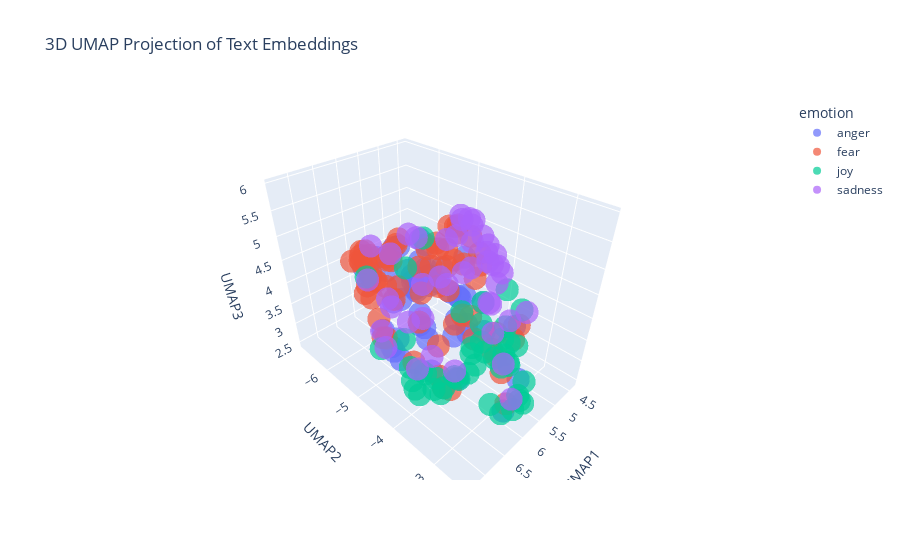

Notebook code for this chart:
### Markdown cell above
---
##### <a id='toc1_5_8_1_1_'></a>[**>>> Exercise 4 (Take home):**](#toc0_)

Apply UMAP to the same embeddings to reduce the dimensionality to 3D vectors and plot the 3D graph, discuss the differences and similarities with the 2D graph.

### Code cell
X_embeddings = np.array(combined_df['embeddings_values'].tolist())

reducer_3d = umap.UMAP(n_components=3, metric='cosine', random_state=28) 
embedding_3d = reducer_3d.fit_transform(X_embeddings)

df_plot_3d = pd.DataFrame(embedding_3d, columns=['UMAP1', 'UMAP2', 'UMAP3'])
df_plot_3d['emotion'] = combined_df['emotion']
df_plot_3d['intensity'] = combined_df['intensity']
df_plot_3d['text'] = combined_df['text']

# --- KEY CHANGE 3: Use scatter_3d for plotting ---
fig = px.scatter_3d(
    df_plot_3d,
    x='UMAP1',
    y='UMAP2',
    z='UMAP3',
    color='emotion',        # Color points by the 'emotion' column
    hover_data=['text', 'intensity'],
    title='3D UMAP Projection of Text Embeddings',
    opacity=0.7,            # Helps with visualization when points overlap
    size_max=5              # Adjust point size if necessary
)

fig.show()

### Figure 1 — Plotly figure (JSON) as saved in the notebook; plotly's stock layout.template omitted (floating-point values rounded to 4 significant figures)
{"data": [{"customdata": [["@WatcherDev @WarcraftDevs put so much artefact points into fury and cant raid... literally wasted 1 month of my life! Thanks blizzard", 0.667], ["A little nose irritation and a little more chills on my body. I'm so not into flu, into flu, into flu #FallSongs", 0.542], ["and apparently he's supposed to have a Scottish accent??? I'm #offended", 0.562], ["Grateful for all the hungry people in my life! Hungry to learn, change, grow, help, etc - not sure anybody has it better! #relentless", 0.167], ["snap music kept me from running into traffic 2005-2007.", 0.333], ["Bloods boiling", 0.708], ["I mean I'm not done watching the pilot, but it's nice to see a group of actors perform without story lines dripping relentless nihilism.", 0.458], ["@EagleGiles23 @tgilmore_92 what I miss? ", 0.146], ["@ggreenwald Smh, remove ideologically bankrupt and opportunistic establishment now. They're burning all bridges and social contracts. #anger", 0.688], ["@cineworld 'Congratulations your Free 1 month has been activated' Then charges £34.80 the same month. Absolutely furious 😡", 0.667], ["@CharlotteBnntt that's the joke. I know it's incense", 0.222], ["@alyssasimpson21 I gave up KENDRICK LAMAR to eat barbecue with him. ", 0.417], ["I got fever highs\\nI got boiling blood", 0.646], ["#My #blood is so #bitter for satan to test #becouse #cleanse by the #blood of #Jesus christ....#amen.", 0.543], ["@StutteringGiant at least his character in fast and furious pumped some adrenaline into the franchise. But that's about it", 0.333], ["sorry im so #bitter i just. i either want a pure ur or literally any card from the sets i like but every time i draw for the sets i like&gt;", 0.562], ["@djddueces jojo at 12:30 and not midnight lets rage WRYYYYYY", 0.542], ["the bee sting still suck i feel sick", 0.479], ["Bloody parking ticket 😒💸 #fuming", 0.792], ["@pianimadi regarde tes snap", 0.312], ["Paul forever. Paul should have won! Paul played such a better game! #BB18 #angry", 0.466], ["@Slippus @PureGym  yeah I received a fine today which I am furious about, currently appealing it after being a member for so long...", 0.646], ["@brendancoots where's your outrage that your party nominated a lying, corrupt person? And received donations from nations who support terror", 0.766], ["@Ms_HeartAttack peanut butter takes away the sting", 0.188], ["you know cyran still hasn't done makeup based on jeongguk's tiddy like i suggested and i'm #offended", 0.479], ["Fake people irritate me", 0.562], ["guys irritate me", 0.542], ["@jaybusbee Well, not Archie. No offense but he's kinda old.", 0.396], ["You complain all the time and then wonder why people never want to see you. You acc rile me up. Stfuuu!!!!", 0.708], ["@tmz @HarveyLevinTMZ   Hell hath no fury like a women scorned.    It's the affair.  Not the parenting", 0.667], ["don't give someone power by letting their words offend you", 0.333], ["@DRUDGE_REPORT @FoxNews good thing the FBI didn't offend them!", 0.479], ["streets of rage 2 was hard to find for a while and then Itunes stepped in and the guys doing the vinyl \\nmade it so simple", 0.458], ["So I wished my sis 12 midnight but received no reply from her. My 2nd sis JUST wished her, got a reply. You know who's the fav #offended", 0.479], ["So Rangers v Celtic ll ", 0.229], ["@RegalisAzura \\ngrasp the cobalt woman's own; which they did fairly easily. Fair cheeks would ignite into a fiery hue. Warm.. was the only", 0.438], ["@JasonMillerinDC @realDonaldTrump Prudence suggests that a 8+% bump over 2-3 weeks should be viewed with SKEPTICISM. Media/HRC axis ", 0.5], ["How is it suppose to work if you do that? Wtf dude? Thanks for pissing me off. #furious", 0.833], ["@TrevorHMoore @paget_old In Scotland, the right-wingers are the most rabid anti-nationalists. Socialists are mostly in favour.", 0.604], ["Sting is just too damn earnest for early morning listening. #sting", 0.446], ["I think our defense here at USC is playing well, we just need to fix a few things on offense and we can win the PAC 12 this year'", 0.25], ["@marcavis @AntisocialJW2 I've always been fiery, but never radical.", 0.438], ["@fluffysoftlouis no no. I insist that you give me your best insult first", 0.562], ["Ananya just grabbed a bible, opened it, started reading, and then said 'where do they talk about burning people?'", 0.417], ["Anger, resentment, and hatred are the destroyer of your fortune today.", 0.396], ["I wouldn't have #anger issues.....if she didn't have #lying issues.....think about that one. #pow #lies #confusion", 0.5], ["@Yoshi_OnoChin can you please not have Canadian players play US players, that lag  is atrocious. #fixthisgame #trash #sfvrefund ", 0.646], ["#oow16 #sting decent new song", 0.125]], "hovertemplate": "emotion=anger<br>UMAP1=%{x}<br>UMAP2=%{y}<br>UMAP3=%{z}<br>text=%{customdata[0]}<br>intensity=%{customdata[1]}<extra></extra>", "legendgroup": "anger", "marker": {"color": "#636efa", "opacity": 0.7, "symbol": "circle"}, "mode": "markers", "name": "anger", "scene": "scene", "showlegend": true, "type": "scatter3d", "x": [4.856, 4.56, 5.854, 6.798, 5.103, 4.842, 5.15, 6.521, 5.769, 4.519, 6.228, 6.405, 4.607, 4.637, 7.003, 4.673, 5.484, 4.853, 4.677, 5.362, 5.075, 4.464, 6.369, 5.398, 5.424, 4.864, 4.724, 6.488, 4.778, 5.46, 5.554, 6.285, 4.948, 5.214, 6.519, 5.48, 6.51, 4.974, 6.161, 5.113, 5.815, 5.793, 5.701, 5.853, 4.734, 5.006, 4.862, 6.397], "y": [-6.678, -4.461, -5.506, -3.131, -4.412, -5.717, -3.285, -4.991, -6.012, -6.34, -4.278, -4.93, -5.038, -5.303, -4.646, -4.911, -5.372, -4.71, -6.202, -4.515, -6.006, -6.218, -5.928, -4.431, -5.513, -5.807, -5.477, -5.099, -5.806, -6.048, -5.397, -5.627, -4.085, -5.468, -4.856, -2.86, -5.537, -6.268, -5.37, -4.651, -3.793, -5.028, -4.915, -2.848, -5.557, -6.096, -6.837, -4.268], "z": [3.883, 3.342, 3.555, 3.765, 3.116, 3.295, 3.758, 2.942, 3.969, 4.06, 2.714, 2.683, 3.174, 3.225, 3.962, 4.282, 2.767, 3.545, 3.629, 2.906, 3.369, 3.951, 4.354, 3.407, 3.539, 3.699, 3.808, 2.966, 3.472, 3.386, 3.723, 4.654, 3.035, 3.864, 3.342, 2.987, 4.382, 3.493, 3.729, 3.683, 3.699, 3.433, 2.792, 2.472, 3.401, 3.452, 3.793, 3.88]}, {"customdata": [["Regardless of your age or station in life, it all comes down to one simple truth: you just have to #start. - Jon Acuff #inspiring #quote", 0.292], ["@jody_paterson So I worry about emphasis on 'keeping family together' as a guiding principle, due to my own experiences", 0.396], ["@BoudicaRides @realkingrobbo Isn't that exactly what they should do? What took so long? He is more #afraid of #ClintonMafia than #Congress", 0.479], ["@CestLouLeLoup okay, not dead, but if I were, I'd come back to lovingly haunt your sweet asses", 0.354], ["@isthismike_p that nigga is horrible bro", 0.396], ["I absolutely love having an anxiety attack halfway through a family meal", 0.729], ["@Markgatiss I'm surrounded by those Trump voters. You're right, it is fucking terrifying. #redstate ", 0.854], ["Anyone else find @Microsoft 'anniversary windows 10 update 1607' a Complete ", 0.229], ["@DailyJoshleen KA- like the start of cake and then Like saying C - if that makes sense 😭😂", 0.229], ["I hate when people say 'I need to talk to you or we need to talk.' My anxiety immediately goes up...", 0.875], ["im crying katherine is the only one whos like talking to me during my anxiety attack im gonna faint", 0.896], ["@twinfjournal @TwinningLife111 @KCtwinflame @TFUnion1111 @Para_Priestess @cupidpoetry I went thru the same thing yesterday #panic better2day", 0.625], ["#ObamaLegacy - weekly #riots and #terror attacks, &gt;400k dead #Syrians, #Jews fleeing #persecution in Europe, #Christian #genocide in ME.....", 0.854], ["@mikebairdMP @AndrewConstance @nswtaxi how many sex cases u need before u guys learn UBER is shocking to the consumer unregulated", 0.646], ["@AlanAlanconway Same it's good but not great.Don't Breathe is the horror film of the month for me. My Fav horror film of the year (so far)", 0.292], ["When you wake up, scroll through social media, and another father was taken from his child #nightmare #everyday #KeithLamontScott", 0.787], ["I dread math 😴", 0.771], ["It's better to be wetter than it is to be dry' jesus christ Val don't be shy hen 😂😂 #GBBO", 0.271], ["What do Aquila, Ajahnae, and Euriechsa have in common besides ridiculously stupid,horrible,ugly, God awful names? Tracey IS NOT their father", 0.396], ["@obyezeks \\nWe can't forget d past.But while we apprehend and punish d culprits of the past,are we going to allow d present to slip away?", 0.521], ["The most important characteristic of leadership is the lack of #fear.  #activism #equity #revolution", 0.354], ["I really wanna go fright night at Thorpe Park next month 👻", 0.229], ["Fear blocks blessings, faith unlocks them. #ManUp  #faith", 0.229], ["I always thought I was too empathetic but it's becoming clear that the majority of you guys are plain insensitive to an alarming degree", 0.479], ["@BigDaddyx47 awe I'm sorry! I have 2 dogs 3 cats &amp; a snake", 0.188], ["@Burnt_Out_Darth @theaterofscifi thanks. #nightmare", 0.688], ["So not pumped for this interview ", 0.625], ["Hope was an instinct only the reasoning human mind could kill. An animal never knew despair.", 0.521], ["This is a terrific university-a unique university..Athabasca University has become a part of my head &amp; a part of my heart' Peter MacKinnon", 0.157], ["Shoutout to @VZWSupport for ruining my iPhone 7 order!! ", 0.333], ["I can be so shy but once I come out of my shell that's it 😂", 0.146], ["@ExaltedCaptain reality in the form of endless tragedies. She didn't know how to react at first, being too frightened to repeat another--", 0.729], ["@GSchwartz_ it wasn't a joke . ", 0.229], ["At the end of the day I know that my kids will never worry about me leaving them 💕", 0.229], ["#GetSmartWithARQ is a smart way to start investing and #whiteicenetwork is smart source 2 #start #skilled #manpower #recruitment for ur firm", 0.169], ["@MrsCassonC @15_jordyn WAS THERE A CLOWN IN YOUR NEIGHBORHOOD?  #creepy #EnoughIsEnough", 0.812], ["@rsdeepsea @BreitbartNews If 3 people are in a country of 300 million - you are going to RUIN the whole country over 3 people? #fear", 0.75], ["I have to finally tell my therapist about my sexuality ... last frontier ... not sure I can do it in the AM #fear #SingleGirlProblems", 0.938], ["I get so nervous even thinking about talking to ****** I wanna die", 0.979], ["@Gotham3 ~ Crushes are for kids! Just like trix. \\rHow bout some full blown up Love that makes you quiver deep down into your core? Y E S *=*", 0.396], ["@nigglydz lydiaaaa, we were the only ones that were supposed to know that you make me nervous 😶", 0.75], ["@LBC - I can't read this article but headline indicates a horror story. Lock sick chavs up and throw away the key.", 0.6], ["@JaySekulow what can we do 2 get @realDonaldTrump 2 reveal his taxes? That is the immediate danger. But u will not answer me. #afraid", 0.667], ["Ugh I want to punch a wall every time I have to use @windows 10. Literally the worst product ever made #windows10  #killme", 0.583], ["@Gibberman10 @ScottHoward42 any of y'all remember when MLB tried a futuristic jersey those were all ", 0.24], ["Can we go back 2 weeks and start again ?? This is seriously dreadful", 0.729], ["@OnyxFlare25 She chuckles, shaking her head. 'No...I just have a really vivid imagination, I guess. It happens when you meet someone&gt;", 0.271], ["Most Americans think the media is nothing but Government propaganda BS. #lies #control #BS #RiggedSystem  #garbage #oreillyfactor", 0.521], ["This is the scariest American Horror Story out of all of them... I'm gonna have to watch in the daytime. ", 0.742], ["@carlybigelow13 first you take the room now you wanna beat me up ", 0.412], ["Who likes #werewolves and #horror and #surfing? Because BREAKER over on @readstela has all that and MORE.", 0.438], ["@mikefreemanNFL \\nIsn't OBrien supposed to be some sort of offensive genius #awful", 0.479], ["@madhav_pastey moral of the story, never check mails in the night. PS. Most notices have nothing much to worry about. @ashwinikn", 0.354], ["An adviser to the #European #Union’s top #court said #Hamas and the #Tamil #Tigers should be taken off the EU’s #terror list.#lka", 0.5], ["it's horrible cos no one can relate,  everyone is happy and dandy in one way or another", 0.542], ["T5ylw ansh a79l shy 7lw mn wayed nas fe whatsapp", 0.271], ["They'll be yo friend, shake your hand, then kick in yo door thas the way the game go🤖🤐.", 0.417], ["⊰ @FrameOfAnAngel ⊱ \\n\\n+ Of them. I'm here for answers, and if I scare her to death, there won't be answers for me. \\n\\nSo instead, I just +", 0.583], ["Really.....#Jumanji 2....w/ The Rock, Jack Black, and Kevin Hart...are you kidding me! WTF! #ThisIsATerribleIdea #horrible", 0.542], ["@mikefreemanNFL \\nIsn't OBrien supposed to be some sort of offensive genius ", 0.167], ["The Apocalypse has hit our gym and it's  nothing what I thought it would be...\\n\\nEveryone is wearing vests! What if it's contagious? #afraid", 0.812], ["Losing to Villa...'@M0tivati0nQuote: Most of the things people worry about are things that won't even matter to them a few months from now.'", 0.311], ["“We can easily #forgive a #child who is #afraid of the #dark; the real #tragedy of #life is when #men are #afraid of the #light.”–Plato", 0.375], ["There goes the butterflies in my stomach. #nervous #anxietyproblems", 0.812]], "hovertemplate": "emotion=fear<br>UMAP1=%{x}<br>UMAP2=%{y}<br>UMAP3=%{z}<br>text=%{customdata[0]}<br>intensity=%{customdata[1]}<extra></extra>", "legendgroup": "fear", "marker": {"color": "#EF553B", "opacity": 0.7, "symbol": "circle"}, "mode": "markers", "name": "fear", "scene": "scene", "showlegend": true, "type": "scatter3d", "x": [6.399, 5.908, 6.502, 5.737, 5.782, 6.337, 6.928, 4.861, 6.219, 6.268, 6.153, 6.495, 6.601, 6.098, 7.26, 6.734, 6.113, 6.467, 5.599, 6.316, 6.502, 7.091, 6.38, 4.923, 5.275, 7.199, 6.13, 5.092, 6.881, 4.731, 5.692, 5.359, 6.268, 6.623, 6.296, 6.89, 6.56, 6.634, 6.194, 6.151, 6.427, 5.853, 6.707, 5.096, 6.491, 5.12, 5.67, 6.173, 7.16, 5.443, 7.334, 6.134, 6.033, 6.437, 5.022, 5.599, 4.995, 5.645, 5.22, 6.328, 6.795, 5.878, 5.968, 6.496], "y": [-3.442, -4.862, -5.665, -4.579, -6.397, -3.667, -5.206, -6.758, -4.086, -3.76, -3.384, -3.564, -5.95, -6.377, -4.39, -4.788, -4.024, -3.742, -6.291, -5.147, -4.275, -4.097, -4.132, -5.145, -4.182, -4.609, -3.83, -4.279, -3.205, -6.82, -2.93, -3.511, -4.72, -2.685, -3.682, -5.001, -5.566, -3.958, -3.529, -2.629, -3.441, -6.431, -5.475, -6.676, -5.341, -5.215, -3.103, -6.087, -4.505, -5.43, -4.144, -6.2, -4.31, -5.885, -4.228, -2.919, -4.289, -3.265, -6.652, -6.021, -4.571, -4.223, -4.432, -3.704], "z": [4.622, 4.065, 4.646, 2.839, 3.531, 5.914, 5.054, 3.9, 2.713, 5.954, 5.631, 5.585, 4.574, 4.145, 4.495, 5.215, 5.81, 2.86, 3.362, 3.986, 5.156, 5.166, 5.18, 4.069, 3.549, 4.753, 5.903, 4.278, 3.541, 3.967, 4.011, 3.59, 2.669, 4.559, 4.242, 5.224, 4.936, 5.664, 5.863, 3.085, 5.544, 3.728, 5.021, 3.619, 3.049, 4.53, 3.113, 4.2, 5.099, 2.783, 4.307, 3.68, 4.546, 4.65, 4.558, 4.26, 2.744, 3.389, 3.694, 3.68, 5.434, 4.423, 5.302, 5.705]}, {"customdata": [["Currently listening to @ScottFoxonair &amp; @KatCallaghan @Z1035Toronto podcasts!! Can you guys please move to #yvr ?  #missyou", 0.365], ["Watch this amazing live.ly broadcast by @elise_awsome_11 #lively #musically", 0.58], ["“Don’t burn out; keep yourselves fueled and aflame. Be alert servants of the Master, cheerfully expectant.' Romans 12:11-12", 0.433], ["You know what's great about #GBBO ? Contestants helping each other, cheering each other on. So important.", 0.562], ["A 'non-permissive environment' is also called a 'battleground' - #MilSpeak #hilarious", 0.52], ["@TiburonChamber plus a hearty pour of #yachtrock by #mustacheharbor !", 0.5], ["@KMunie7 @KaranEsch Helluva lot more animated than they were for the actual game &gt;.&lt;", 0.327], ["Quote_Soup: Be happy not because everything is good, but because you can see the good side of everything. #optimism", 0.521], ["I'm due for a big change! I've prayed on it, I think I deserve it #positivity #optimism", 0.66], ["@nw_autonate \\n\\n*She held the back of his skull, smiling into the kiss.*", 0.483], ["@TheMandyMoore You are beyond wonderful.  Your singing prowess is phenomenal but damn... I'm just elated to watch you act again. #ThisIsUs 🤗", 0.771], ["having a pet store worker ask 'do you want to play with them?' is the most exhilarating feeling", 0.771], ["@doctorofinfo I was just introducing a little levity to the convo. Yep!", 0.54], ["@SloanTheOtaku Betelgeuse/Sloth was lively, dedicated and tenacious, Regulus/Greed is humbly content and Ley/Gluttony is starving hungry.", 0.36], ["The object of literature is to make man a wiser and happier being. The poet makes us happy because he tells us how we may become so.", 0.58], ["Loading mirth out to be trusted websites: LKskQUfke", 0.32], ["@__Dayo yall dont feel bad.. you are rejoicing... it is what itnis... its always #ColtsNation even when we have 6th string DBs playing 😔😔", 0.18], ["her fingers slide along your thighs, caressing the skin before she's leaning down, down, down and the first lick is teasing n playful.", 0.54], ["15 minutes of yoga to your breakfast routine will change your day #preparation #sunriseyoga #bodyawareness #health #yoga  #stretch", 0.521], ["So is cheerfulness, or a good temper, the more it is spent, the more remains. Ralph Waldo Emerson", 0.438], ["Been waiting all week for this game ❤️❤️❤️ #cheer #friday ❤️", 0.94], ["Am I watching #BacheloretteAU or Zoolander ? #hilarious #samvrhys", 0.646], ["@EtherealMystic_ - felt like he couldn't control — and here she was, giving so much of herself, selflessly pleasing him. His groans were -", 0.396], ["Thanks for making our Mass with Fr. Vallely respectful, meaningful, and joyful @ACSSCrusader @AssumptionHCDSB ! #SeeWithEyesOfMercy", 0.72], ["categ than GEN &amp;OBC it cost only 100 or nill .i am not against the reservation and i support it,sir minimize the fees #bright fut @PMOIndia", 0.188], ["Had a great time at Skywalkers open gym tonight! Come our every Wednesday from 7-8 in Hillsboro and train with us! #opengym #cheer #tumbling", 0.833], ["#smile every morning to a positive head start with your #clients relations", 0.562], ["the thought of you gets me through my day. the thought of your smile never fails at making me smile 💚", 0.854], ["If I were assured of your eventual destruction I would, in the interests of the public, cheerfully accept my own.' Sherlock Holmes", 0.3], ["It's funny that everyone came in my life as they like how far I'm cheerful and self confident could make me 3abla kaml fg2a kda 😂😂😂", 0.792], ["I would like to congratulate the people of Saudi Arabia a happy and a joyous national day. May you all have a great time! #اليوم_الوطني", 0.771], ["@ItWontCostMuch_ 'Bed done... floor will be done last... curtains! A-hah!' She tried to sound all happy and cheery but she really wasn't.--", 0.229], ["“The essential Saltes of Animals may be\\nArkham’s large outfit from any effects he\\nI rejoice that you continue in ye", 0.396], ["Tip 5: Don't worry about pleasing everyone. #TitanWisdom", 0.375], ["Why have I only just started watching glee this week I am now addicted 🙄  #GLEEK", 0.5], ["I found #marmite in Australia. `:) #happy", 0.76], ["@PhilGlutting Hey There Phil Glutting thank you for following us, it's appreciated :) ", 0.646], ["[Moment of levity on the B41] Baby: I want ISIS! Give me ISIS!\\nMom: Shh!\\nBaby: I want ISIS!\\nWest Indian woman: She wants what?\\nMom: *Ices*.", 0.521], ["incredible that anthony weiner has been caught chasing a busty milkmaid across a park at double speed while jaunty music plays", 0.38], ["@HunterDean_ [he gives a gleeful squeak and wraps around you] All mine!", 0.729], ["@airtelindia have some issues with my broadband bill ,I am charged for the month before I signed up with airtel.. ", 0.038], ["If any trump supporters and Hillary haters wanna chirp some weak minded, pandering liberals just tweet at @EmmyA2 @snickerfritz04", 0.1], ["@harrietemmett great minds think alike. ", 0.479], ["@bruins_514 @gorddownie @thehipdotcom It would be #TragicallyHip if they can #help @TOYSFORASMILE make #hospitalized  #sick #kids #smile 😊✌❤", 0.519], ["Chris would take full responsibility and would want us all to rejoice in the memories we all had with him.", 0.28]], "hovertemplate": "emotion=joy<br>UMAP1=%{x}<br>UMAP2=%{y}<br>UMAP3=%{z}<br>text=%{customdata[0]}<br>intensity=%{customdata[1]}<extra></extra>", "legendgroup": "joy", "marker": {"color": "#00cc96", "opacity": 0.7, "symbol": "circle"}, "mode": "markers", "name": "joy", "scene": "scene", "showlegend": true, "type": "scatter3d", "x": [7.273, 6.009, 6.053, 6.653, 6.076, 7.228, 6.588, 5.858, 6.394, 5.762, 7.196, 5.948, 5.973, 5.427, 5.036, 5.757, 5.014, 5.778, 6.391, 5.758, 7.009, 6.521, 5.568, 7.036, 6.097, 7.126, 6.454, 6.372, 5.526, 5.844, 6.274, 5.434, 5.047, 5.903, 7.306, 5.987, 6.908, 5.998, 6.01, 6.08, 4.489, 6.467, 6.532, 7.216, 4.607], "y": [-3.59, -5.274, -3.335, -3.273, -3.721, -3.698, -5.303, -3.028, -3.214, -2.657, -3.209, -2.438, -3.598, -3.119, -3.249, -3.618, -4.117, -2.602, -3.048, -3.069, -3.017, -3.918, -2.689, -3.26, -5.054, -3.115, -2.92, -2.658, -3.914, -2.764, -2.86, -3.246, -3.412, -3.875, -3.319, -2.785, -4.101, -3.041, -2.792, -2.526, -6.28, -5.737, -4.226, -3.549, -3.883], "z": [3.553, 2.745, 4.307, 3.575, 2.791, 3.63, 2.85, 4.063, 4.102, 2.955, 4.018, 3.088, 2.961, 3.113, 4.081, 2.999, 3.777, 2.884, 4.318, 4.235, 4.057, 2.72, 3.119, 3.525, 4.609, 3.836, 4.243, 4.055, 2.931, 4.076, 4.036, 3.289, 3.221, 4.175, 4.111, 3.792, 3.41, 2.607, 2.578, 2.968, 4.106, 4.267, 2.969, 3.415, 3.977]}, {"customdata": [["@Samkingftw ew omg that is so grim", 0.688], ["so lost i'm faded", 0.729], ["When you get lost in a neighborhood and have to use the gps on your phone to find your way out. #lost #GoogleMaps #blondmoment", 0.271], ["It's dark", 0.438], ["@jwonder81 @MacadamionNut well of course.Progress for the sake of progress must be discouraged. The problem is the substance of the rhetoric", 0.417], ["What do you do?'\\n'You are not worthy enough to know.' #what #serious", 0.458], ["It feels like there are no houses out there for us. With the most basic requirements I have, there are literally no options. #discouraged", 0.729], ["Going home is depressing", 0.896], ["@rickygervais my first time in Slough so checked out the new station floor  #LifeOnTheRoad", 0.292], ["I sulk too much for my own good.", 0.896], ["Now they fret about scuffs. I’ll take scuffs (which…come in) for a phone I can use wet handed or drop in a toilet any day.", 0.354], ["Why doesn't anybody I know watch penny dreadful? ☹️️", 0.455], ["After spending £450 @Debenhams I was offered a £5 voucher. I asked if I could spend it at weekend? Was told 'no valid today only' #unhappy", 0.814], ["@VivYau is it all doom and gloom? I only want to hear lovely things about airbnb!", 0.458], ["Ill say it again. If I was a Black man Id be afraid to leave my house or have a moving violation.\\n\\n #TerranceCrutcher #truth ", 0.542], ["Why is it that we rejoice at a birth and grieve at a funeral? It is because we are not the person involved. ― Mark Twain", 0.354], ["@realDonaldTrump negative campaign of doom and gloom don't win elections", 0.521], ["tones - \\n: 1/2 of my favourite chris pine stans. i love tones more than anything, mt sweet summer child i will attack anyone who hurts her", 0.271], ["@Groupon_UK who do I contact about a shocking experience with Clear Sky Holidays booked through you guys?? #customerservicefail #dreadful", 0.542], ["An hour played and @ASFCofficial have conceded less at West ham than @ManUtd have at northampton.  Let that sink in.", 0.42], ["Contactless affliction kart are the needs must regarding the psychological moment!: xbeUJGB", 0.375], ["My nephew sees that i have a frown on my face and he tells me 'you're  beautiful '!😢💞😩", 0.542], ["And with rich Fumes his sullen sences cheer'd.", 0.342], ["Bill Clinton: 'Do not grow weary of doing good.' @ClintonGlobal #CGI2016", 0.275], ["When you're on a train as its pitch black outside and you have no idea where you are... #travel #whereami #lost #adventure", 0.438], ["@Christy_RTR @doge_e_fresh I'm despondent", 0.806], ["@_JuliaSteiner : I liked that she was not moping around in all of the episode. She had a moment of emotional weakness, felt sorry about -", 0.46], ["No episode today! Whilst editing there was a power outage! We will rebuild...tomorrow #podcast #lost #editing #fail #tomorrow", 0.396], ["There's many things I don't care about, and many things I do that I don't speak on because it's such a heaviness even when released...", 0.625], ["@HutchinsonDave I don't know whether to despair or agitate for a cull.", 0.688], ["Am I the only person who dislikes fall? #FirstDayofFall #leaves #thingsdie #depressing #cold #noflipflops 👎🏾👎🏽👎🏻🍂🍁", 0.771], ["Regret for the things we did can be tempered by time; it is regret for the things we did not do that is inconsolable. - Sydney J. Harris", 0.354], ["i cant stop. i finished - dejected. luckily no one is in the bathroom. so i go to a stall and wait until my pants are dry.", 0.625], ["if you have been on depression too u shouldn't be judging him and exposing him to everyone, but helping him", 0.52], ["Be strong &amp; courageous. Do not be terrified or discouraged, for the LORD your God will be with you wherever you go.", 0.229], ["watching this uni reveal is so depressing i miss stingrays :(", 0.667], ["@abra @abra @abra what're you doing to my ears? To my soul?! #GoodMusic #melancholy", 0.236], ["On bedrest since I got out of the hospital. U find in unopened beer.. what do I do. Pour that shit out! No alcohol at all for me #sober", 0.44], ["My life went from happy to unhappy..", 0.812], ["@kayleighmcenany  @DonaldJTrumpJr Is that really all you can offer for those who sacrifice daily to keep you safe...? @kayleighmcenany ", 0.375], ["Common app just randomly logged me out as I was writing the last part of my college essay and lost all of it 😭😭😭", 0.833], ["@GolfStrat out of Rory starts. What would your B group look like w/o him? Hideki and Walker, and throw Reed or Knox on the pine?", 0.343], ["“Dyslexia is the affliction of a frozen genius.”― Stephen Richards", 0.333]], "hovertemplate": "emotion=sadness<br>UMAP1=%{x}<br>UMAP2=%{y}<br>UMAP3=%{z}<br>text=%{customdata[0]}<br>intensity=%{customdata[1]}<extra></extra>", "legendgroup": "sadness", "marker": {"color": "#ab63fa", "opacity": 0.7, "symbol": "circle"}, "mode": "markers", "name": "sadness", "scene": "scene", "showlegend": true, "type": "scatter3d", "x": [6.31, 4.841, 4.987, 5.344, 6.374, 5.789, 4.726, 4.657, 5.228, 4.509, 4.826, 7.234, 4.576, 6.478, 6.666, 4.637, 6.616, 6.078, 4.783, 6.354, 5.182, 6.521, 4.881, 6.455, 5.183, 4.924, 4.993, 4.925, 5.245, 5.436, 4.437, 4.376, 4.739, 4.588, 6.393, 4.896, 7.182, 4.831, 4.716, 6.396, 4.836, 6.715, 5.768], "y": [-5.612, -4.368, -4.474, -4.547, -5.267, -4.699, -4.696, -4.395, -4.315, -4.346, -3.958, -4.096, -6.399, -3.482, -4.749, -4.109, -5.493, -2.586, -6.429, -4.737, -3.815, -2.531, -3.235, -4.25, -4.416, -4.528, -3.492, -4.803, -3.809, -4.842, -4.54, -4.299, -4.131, -4.048, -3.778, -4.737, -3.624, -5.958, -4.305, -5.616, -4.912, -4.983, -4.385], "z": [2.953, 5.023, 5.348, 5.155, 3.966, 2.516, 4.723, 4.6, 5.399, 4.291, 2.994, 4.875, 4.103, 3.462, 5.262, 4.032, 4.389, 3.17, 4.254, 3.709, 3.979, 4.308, 3.949, 4.129, 5.467, 4.318, 3.674, 5.223, 4.05, 4.206, 4.609, 4.211, 4.695, 4.271, 5.02, 4.102, 3.905, 3.199, 4.46, 4.942, 5.241, 3.172, 5.31]}], "layout": {"legend": {"title": {"text": "emotion"}, "tracegroupgap": 0}, "scene": {"domain": {"x": [0, 1], "y": [0, 1]}, "xaxis": {"title": {"text": "UMAP1"}}, "yaxis": {"title": {"text": "UMAP2"}}, "zaxis": {"title": {"text": "UMAP3"}}}, "title": {"text": "3D UMAP Projection of Text Embeddings"}}}
